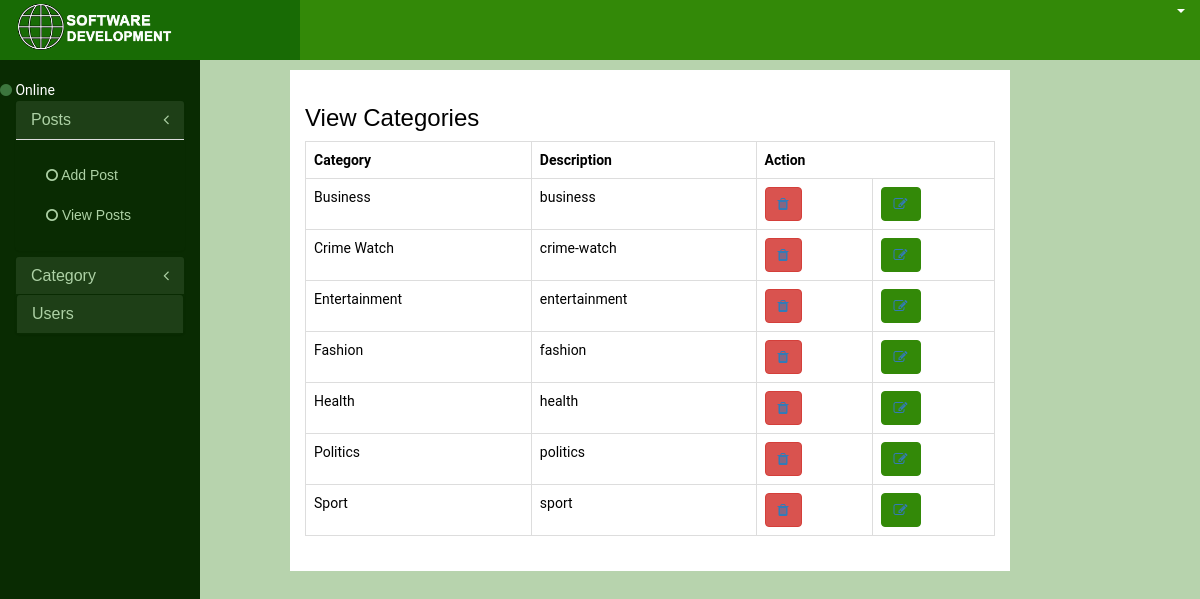
/backend/list_category/, run on the app's committed database.
### backend_app/models.py (models this page shows, shortened)
class Category(models.Model):
	name = models.CharField(max_length=250)
	slug = models.SlugField(max_length=250, unique=True)
	class Meta:
		ordering = ('name',)
		verbose_name = 'category'
		verbose_name_plural = 'categories'

### backend_app/views.py (the view)
# urls.py: path('list_category/', views.ListCategory.as_view(), name='list_category'),
class ListCategory(ListView):
  model = Category
  template_name = 'backend_app/list_category.html'
  context_object_name = 'list_category'

### templates/backend_app/list_category.html (shortened to what this page needs)
{% extends 'backend_app/backend_base.html' %}
{% load static %}
{% load crispy_forms_tags %}
{% block content %}
          </div>
        </div>
        <div class="col-sm-9" id="admin-main-content">
          <div class="row">
              <div class="col-md-10 col-md-offset-1">
               <div class="post-content">
                 <h3>View Categories</h3>
                <table class="table table-bordered">
                  <tr>
                    <th>Category</th>
                    <th>Description</th>
                    <th colspan="2">Action</th>
                  </tr>
                  {% if list_category %}
                  {% for key in list_category %}
                  <tr>
                    <td>{{ key.name }}</td>
                    <td>{{ key.slug }}</td>
                    <td>
                      <form method="post" action="">
                        <button type="button" class="btn btn-danger">
                          <a href="{% url 'backend_app:delete_category' pk=key.id %}"><i class="fa fa-trash"></i></a>
                        </button>
                      </form>
                    </td>
                    <td>
                      <form action="add_post.html">
                        <button type="button" class="btn btn-success">
                          <a href="{% url 'backend_app:edit_category' pk=key.id %}"><i class="fa fa-pencil-square-o"></i></a>
                        </button>
                      </form>
                    </td>
                  </tr>
                  {% endfor %}
                  {% endif %}
                </table>
                </div>
              </div>
          </div>
        </div>
      </div>
    </div>
{% endblock %}

### static/backend_app/css/admin.css (style rules this page uses)
body { padding: 0; margin: 0; color:#fff; background-color:#B7D3AD; font-family: 'Roboto', sans-serif; }
h1, h2, h3, h4, h5, h6 { color: black; font-family: 'Montserrat', sans-serif; font-family: 'Merriweather', serif; font-family: 'Josefin Sans', sans-serif; }
a, u { text-decoration: none !important; }
#admin-main-content { background-color:#B7D3AD; }
.btn-success { background-color:#338908; border-color:#338908; }
.post-content { background-color: #fff; padding: 15px; box-sizing: border-box; color:#000; overflow: hidden; margin-top: 10px; }

### data on the page
Category: name "Business", slug "business"
Category: name "Crime Watch", slug "crime-watch"
Category: name "Entertainment", slug "entertainment"
Category: name "Fashion", slug "fashion"
Category: name "Health", slug "health"
Category: name "Politics", slug "politics"
Category: name "Sport", slug "sport"
